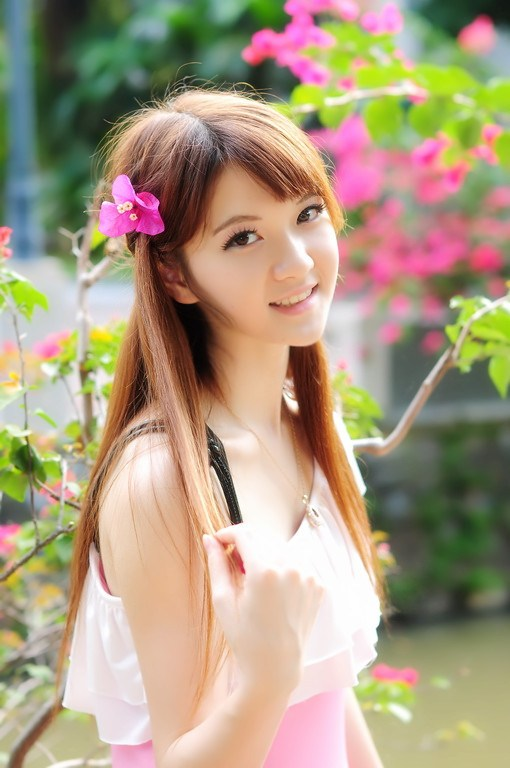
#> input picture pil/hu.jpg, 510 x 768 px
$ python Open_Save.py
#> lines starting #> are read from the running program, lines starting #| are printed output that depends on the picture
# coding:utf-8
import Image

"""
crop:   从原图层上剪切下来一个给定的矩形大小，此函数接收一个四元素的元组作为其参数，分别代表左上右下，原点为左上角
paste:  粘贴的含义，将剪切到的图像粘贴到某一个位置
merge:  合并，图像的合并操作
"""

image = Image.open('hu.jpg')
#> image is the input picture: PIL image 510x768 RGB; mean R, G, B 171.7, 155.2, 129.4
box = (100, 100, 300, 300)
mycrop = image.crop(box)
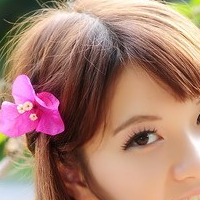
#> mycrop: PIL image 200x200 RGB; mean R, G, B 167.9, 126.9, 112
# # mycrop.show()
# mycrop.save('hu_crop.jpg')
#
# # 旋转180° 的图像显示
# # mycrop.transpose(Image.ROTATE_180).show()
#
# # 将剪切板上的图像粘贴到某张图片上，粘贴的位置根据box而定
# image.paste(mycrop, box)
# image.show()
mycrop.rotate(Image.ROTATE_180)
image.paste(mycrop,box)
image.save('pasted.jpg','jpeg')

$ run again, with pil/koera.jpg copied over pil/hu.jpg
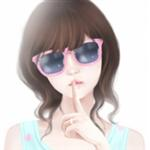
#> input picture pil/koera.jpg, 150 x 150 px
#> image is the input picture: PIL image 150x150 RGB; mean R, G, B 204, 195.8, 194.4
#> `mycrop = image.crop(box)`:
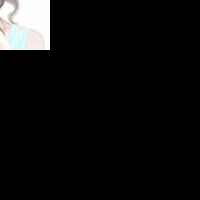
#> mycrop: PIL image 200x200 RGB; mean R, G, B 15, 15.1, 15
